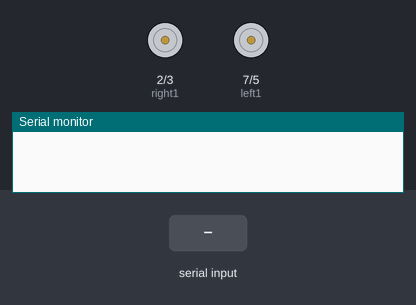
The sketch below on a simulated Arduino Uno, built with avr-gcc and run on an emulated ATmega328P. Shown: motor-driver pin pairs drawn as motors (green arrow = first pin HIGH = forward, orange = second pin HIGH = backward, longer = more drive, scaled by the enable pin), the last lines printed to the serial monitor. Inputs (shaded band) come from the test bench.

Above: at 1.2 s.
1.3 s: "F" received over Serial
At 2.5 s:
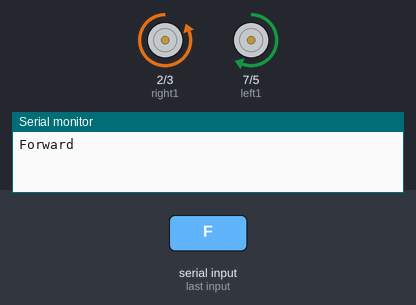
2.8 s: "L" received over Serial
At 3.9 s:
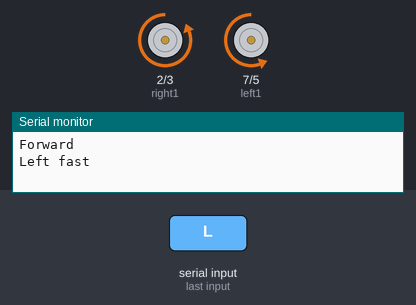
4.3 s: "R" received over Serial
At 5.0 s:
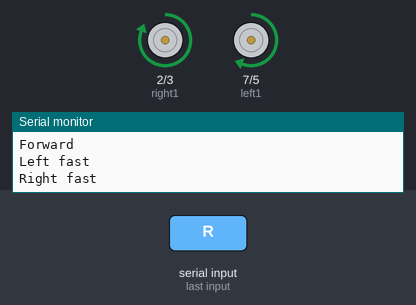
5.8 s: "G" received over Serial
At 6.2 s:
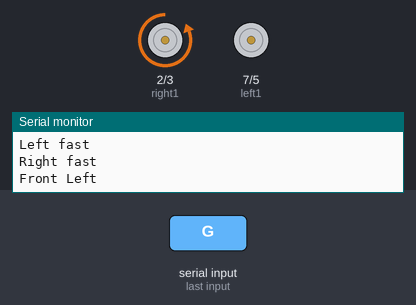
7.3 s: "I" received over Serial
At 8.5 s:
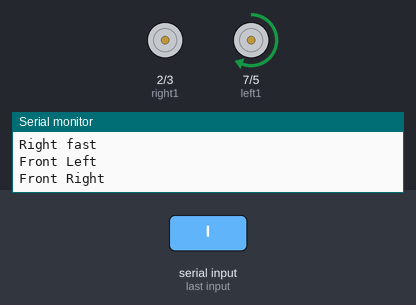
8.8 s: "H" received over Serial
At 9.6 s:
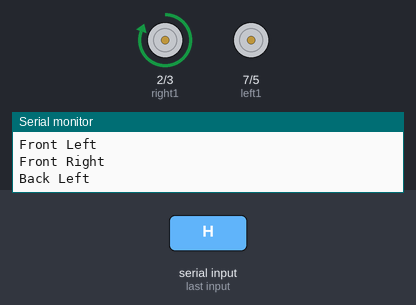
Timing chart, 0 to 11.3 s (numbered marks = the images above; inputs shaded):
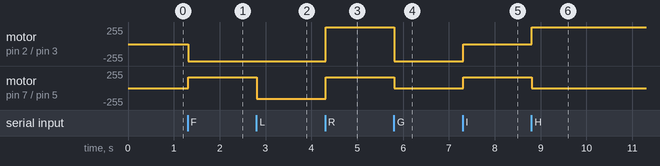

Measured:
- after the input at 1.3 s, motor on pin 2 (right1) / pin 3 (right2): stopped → backward 255/255 at once; motor on pin 7 (left1) / pin 5 (left2): stopped → forward 160/255 at once
- after the input at 2.8 s, motor on pin 7 (left1) / pin 5 (left2): forward 160/255 → backward 160/255 at once
- after the input at 4.3 s, motor on pin 2 (right1) / pin 3 (right2): backward 255/255 → forward 255/255 at once; motor on pin 7 (left1) / pin 5 (left2): backward 160/255 → forward 160/255 at once
- after the input at 5.8 s, motor on pin 2 (right1) / pin 3 (right2): forward 255/255 → backward 255/255 at once; motor on pin 7 (left1) / pin 5 (left2): forward 160/255 → stopped at once
- after the input at 7.3 s, motor on pin 2 (right1) / pin 3 (right2): backward 255/255 → stopped at once; motor on pin 7 (left1) / pin 5 (left2): stopped → forward 160/255 at once
- after the input at 8.8 s, motor on pin 2 (right1) / pin 3 (right2): stopped → forward 255/255 at once; motor on pin 7 (left1) / pin 5 (left2): forward 160/255 → stopped at once

The sketch:

testmotor.ino
```cpp
#define left1 7
#define left_pwm 6
#define left2 5

#define right1 2
#define right_pwm 4
#define right2 3
char incomingByte;
void setup() {
  Serial.begin(9600);
  // put your setup code here, to run once:

  pinMode(left1, OUTPUT);
  pinMode(left_pwm, OUTPUT);
  pinMode(left2, OUTPUT);

  pinMode(right1, OUTPUT);
  pinMode(right_pwm, OUTPUT);
  pinMode(right2, OUTPUT);

   left_stop();
  right_stop();


}

void loop() {

  if (Serial.available() > 0)
  {
    // read the incoming byte:
    incomingByte = Serial.read();
    // if available, blink LED and print serial data received.
    digitalWrite(13, HIGH);
    // delay 10 milliseconds to allow serial update time
    delay(10);

     //Forward
    if (incomingByte == 'F')
    {
      Serial.println("Forward");
      left_forward(160);
      right_forward(160);
      delay(5);
    }

    //Left
    else if (incomingByte == 'L')
    {
      Serial.println("Left fast");
      left_reverse(160);
      right_forward(160);
      delay(5);
    }

    //Right
    else if (incomingByte == 'R')
    {
      Serial.println("Right fast");
      left_forward(160);
      right_reverse(160);
      delay(5);
    }

    //Front Left
    else if (incomingByte == 'G')
    {
      Serial.println("Front Left");
      left_stop();
      right_forward(160);
      delay(5);
    }

    //Front Right
    else if (incomingByte == 'I')
    {
      Serial.println("Front Right");
      left_forward(160);
      right_stop();
      delay(5);
    }

    //Back Left
    else if (incomingByte == 'H')
    {
      Serial.println("Back Left");
      left_stop();
      right_reverse(160);
      delay(5);
    }

    //Back Right
     else if (incomingByte == 'J')
    {
      Serial.println("Back Right");
      left_reverse(160);
      right_stop();
      delay(5);
    }

    //Reverse
    else if (incomingByte == 'B')
    {
      Serial.println("Reverse");
      left_reverse(160);
      right_reverse(160);
      delay(5);
    }

    // otherwise, stop both motors
  }
}
  void left_forward(int x)
{
  digitalWrite(left1, HIGH);
  digitalWrite(left2, LOW);
  analogWrite(left_pwm, x);
}

void left_reverse(int x)
{
  digitalWrite(left1, LOW);
  digitalWrite(left2, HIGH);
  analogWrite(left_pwm, x);
}

void left_stop()
{
  digitalWrite(left2, LOW);
  digitalWrite(left1, LOW);
  digitalWrite(left_pwm, LOW);
}
void right_stop()
{
  digitalWrite(right2, LOW);
  digitalWrite(right1, LOW);
  digitalWrite(right_pwm, LOW);
}
void right_forward(int y)
{
  digitalWrite(right2, HIGH);
  digitalWrite(right1, LOW);
  analogWrite(right_pwm, y);
}

void right_reverse(int y)
{
  digitalWrite(right2, LOW);
  digitalWrite(right1, HIGH);
  analogWrite(right_pwm, y);
}
```
